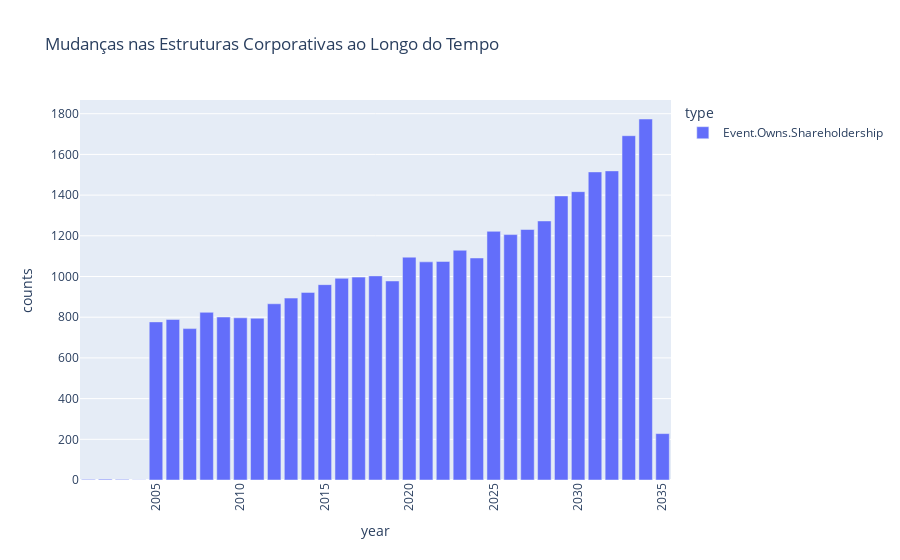

Write notebook code for a chart like this one.
### Markdown cell above
## Shareholdership

### Code cell
# Contagem de relações por ano
data_filtered = df_links[df_links['type'] == 'Event.Owns.Shareholdership']

relations_per_year = data_filtered.groupby(['year', 'type', 'target']).size().reset_index(name='counts')
relations_per_year = relations_per_year.groupby(['year', 'type'])['counts'].size().reset_index(name='counts')

# Criação da visualização temporal
fig = px.bar(relations_per_year, x='year', y='counts', color='type', title='Mudanças nas Estruturas Corporativas ao Longo do Tempo')
fig.update_layout(
    #xaxis_title='Ano',
    #yaxis_title='Média de Contagens',
    xaxis_tickangle=-90,
    xaxis={'dtick': 5}#,  # Garantir que todos os anos sejam exibidos
    #xaxis={'categoryorder': 'array', 'categoryarray': average_relations_per_year_type_target['year']}
)
fig.show()

### Figure 1 — Plotly figure (JSON) as saved in the notebook; plotly's stock layout.template omitted (floating-point values rounded to 4 significant figures)
{"data": [{"alignmentgroup": "True", "hovertemplate": "type=Event.Owns.Shareholdership<br>year=%{x}<br>counts=%{y}<extra></extra>", "legendgroup": "Event.Owns.Shareholdership", "marker": {"color": "#636efa", "pattern": {"shape": ""}}, "name": "Event.Owns.Shareholdership", "offsetgroup": "Event.Owns.Shareholdership", "orientation": "v", "showlegend": true, "textposition": "auto", "type": "bar", "x": [2001, 2002, 2003, 2004, 2005, 2006, 2007, 2008, 2009, 2010, 2011, 2012, 2013, 2014, 2015, 2016, 2017, 2018, 2019, 2020, 2021, 2022, 2023, 2024, 2025, 2026, 2027, 2028, 2029, 2030, 2031, 2032, 2033, 2034, 2035], "xaxis": "x", "y": [3, 4, 3, 1, 777, 789, 744, 824, 801, 797, 795, 866, 894, 922, 960, 991, 997, 1003, 978, 1095, 1072, 1074, 1129, 1091, 1222, 1206, 1231, 1273, 1396, 1417, 1514, 1519, 1692, 1774, 228], "yaxis": "y"}], "layout": {"barmode": "relative", "legend": {"title": {"text": "type"}, "tracegroupgap": 0}, "title": {"text": "Mudanças nas Estruturas Corporativas ao Longo do Tempo"}, "xaxis": {"anchor": "y", "domain": [0, 1], "dtick": 5, "tickangle": -90, "title": {"text": "year"}}, "yaxis": {"anchor": "x", "domain": [0, 1], "title": {"text": "counts"}}}}
